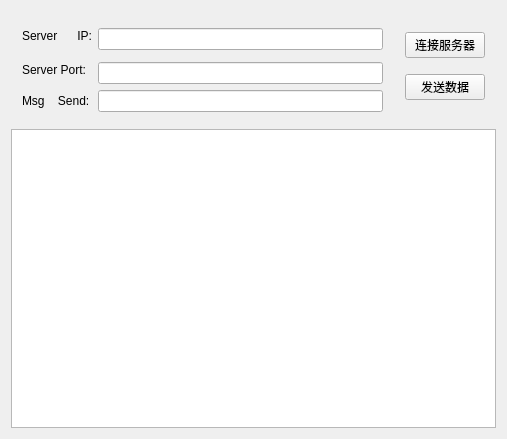
<?xml version="1.0" encoding="UTF-8"?>
<ui version="4.0">
 <class>MainWindow</class>
 <widget class="QMainWindow" name="MainWindow">
  <property name="geometry">
   <rect>
    <x>0</x>
    <y>0</y>
    <width>507</width>
    <height>439</height>
   </rect>
  </property>
  <property name="windowTitle">
   <string>MainWindow</string>
  </property>
  <widget class="QWidget" name="centralWidget">
   <layout class="QVBoxLayout" name="verticalLayout_2">
    <item>
     <widget class="QWidget" name="widget" native="true">
      <layout class="QHBoxLayout" name="horizontalLayout">
       <property name="spacing">
        <number>0</number>
       </property>
       <property name="leftMargin">
        <number>0</number>
       </property>
       <property name="topMargin">
        <number>0</number>
       </property>
       <property name="rightMargin">
        <number>0</number>
       </property>
       <property name="bottomMargin">
        <number>0</number>
       </property>
       <item>
        <widget class="QWidget" name="widget_3" native="true">
         <layout class="QGridLayout" name="gridLayout">
          <item row="1" column="1">
           <widget class="QLineEdit" name="s_IP">
            <property name="alignment">
             <set>Qt::AlignCenter</set>
            </property>
           </widget>
          </item>
          <item row="2" column="0" rowspan="2" colspan="2">
           <widget class="QLabel" name="label_5">
            <property name="text">
             <string>Server Port:</string>
            </property>
           </widget>
          </item>
          <item row="3" column="1">
           <widget class="QLineEdit" name="s_port">
            <property name="alignment">
             <set>Qt::AlignCenter</set>
            </property>
           </widget>
          </item>
          <item row="0" column="0" rowspan="2">
           <widget class="QLabel" name="label_4">
            <property name="text">
             <string>Server      IP:</string>
            </property>
           </widget>
          </item>
          <item row="4" column="1">
           <widget class="QLineEdit" name="msg_send"/>
          </item>
          <item row="4" column="0">
           <widget class="QLabel" name="label">
            <property name="text">
             <string>Msg    Send:</string>
            </property>
           </widget>
          </item>
         </layout>
        </widget>
       </item>
       <item>
        <widget class="QWidget" name="widget_2" native="true">
         <layout class="QVBoxLayout" name="verticalLayout">
          <item>
           <widget class="QPushButton" name="btn_connect">
            <property name="text">
             <string>连接服务器</string>
            </property>
           </widget>
          </item>
          <item>
           <widget class="QPushButton" name="btn_send">
            <property name="text">
             <string>发送数据</string>
            </property>
           </widget>
          </item>
         </layout>
        </widget>
       </item>
      </layout>
     </widget>
    </item>
    <item>
     <widget class="QTextEdit" name="msg"/>
    </item>
   </layout>
  </widget>
 </widget>
 <layoutdefault spacing="6" margin="11"/>
 <resources/>
 <connections/>
</ui>
